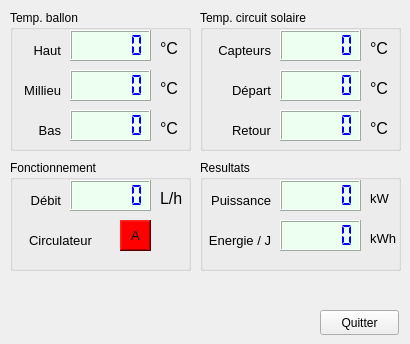
  <widget class="QWidget" name="tab_3">
   <attribute name="title">
    <string>Solaire</string>
   </attribute>
   <widget class="QGroupBox" name="groupBox_6">
    <property name="geometry">
     <rect>
      <x>10</x>
      <y>10</y>
      <width>181</width>
      <height>141</height>
     </rect>
    </property>
    <property name="title">
     <string>Temp. ballon</string>
    </property>
    <widget class="QLabel" name="label_38">
     <property name="geometry">
      <rect>
       <x>0</x>
       <y>70</y>
       <width>51</width>
       <height>20</height>
      </rect>
     </property>
     <property name="font">
      <font>
       <pointsize>10</pointsize>
      </font>
     </property>
     <property name="layoutDirection">
      <enum>Qt::RightToLeft</enum>
     </property>
     <property name="text">
      <string>Millieu</string>
     </property>
     <property name="alignment">
      <set>Qt::AlignRight|Qt::AlignTrailing|Qt::AlignVCenter</set>
     </property>
    </widget>
    <widget class="QLCDNumber" name="lcdNumber_14">
     <property name="geometry">
      <rect>
       <x>60</x>
       <y>60</y>
       <width>81</width>
       <height>31</height>
      </rect>
     </property>
     <property name="styleSheet">
      <string notr="true">color: rgb(0, 0, 255);
background-color: rgb(237, 255, 240)</string>
     </property>
     <property name="smallDecimalPoint">
      <bool>true</bool>
     </property>
     <property name="segmentStyle">
      <enum>QLCDNumber::Flat</enum>
     </property>
    </widget>
    <widget class="QLCDNumber" name="lcdNumber_16">
     <property name="geometry">
      <rect>
       <x>60</x>
       <y>100</y>
       <width>81</width>
       <height>31</height>
      </rect>
     </property>
     <property name="styleSheet">
      <string notr="true">color: rgb(0, 0, 255);
background-color: rgb(237, 255, 240)
</string>
     </property>
     <property name="lineWidth">
      <number>1</number>
     </property>
     <property name="smallDecimalPoint">
      <bool>true</bool>
     </property>
     <property name="segmentStyle">
      <enum>QLCDNumber::Flat</enum>
     </property>
    </widget>
    <widget class="QLabel" name="label_39">
     <property name="geometry">
      <rect>
       <x>10</x>
       <y>110</y>
       <width>41</width>
       <height>20</height>
      </rect>
     </property>
     <property name="font">
      <font>
       <pointsize>10</pointsize>
      </font>
     </property>
     <property name="text">
      <string>Bas</string>
     </property>
     <property name="alignment">
      <set>Qt::AlignRight|Qt::AlignTrailing|Qt::AlignVCenter</set>
     </property>
    </widget>
    <widget class="QLabel" name="label_41">
     <property name="geometry">
      <rect>
       <x>150</x>
       <y>70</y>
       <width>21</width>
       <height>16</height>
      </rect>
     </property>
     <property name="font">
      <font>
       <pointsize>12</pointsize>
      </font>
     </property>
     <property name="text">
      <string>°C</string>
     </property>
    </widget>
    <widget class="QLabel" name="label_42">
     <property name="geometry">
      <rect>
       <x>150</x>
       <y>110</y>
       <width>21</width>
       <height>16</height>
      </rect>
     </property>
     <property name="font">
      <font>
       <pointsize>12</pointsize>
      </font>
     </property>
     <property name="text">
      <string>°C</string>
     </property>
    </widget>
    <widget class="QLabel" name="label_43">
     <property name="geometry">
      <rect>
       <x>150</x>
       <y>30</y>
       <width>21</width>
       <height>16</height>
      </rect>
     </property>
     <property name="font">
      <font>
       <pointsize>12</pointsize>
      </font>
     </property>
     <property name="text">
      <string>°C</string>
     </property>
    </widget>
    <widget class="QLCDNumber" name="lcdNumber_17">
     <property name="geometry">
      <rect>
       <x>60</x>
       <y>20</y>
       <width>81</width>
       <height>31</height>
      </rect>
     </property>
     <property name="styleSheet">
      <string notr="true">color: rgb(0, 0, 255);
background-color: rgb(237, 255, 240)</string>
     </property>
     <property name="lineWidth">
      <number>1</number>
     </property>
     <property name="smallDecimalPoint">
      <bool>true</bool>
     </property>
     <property name="segmentStyle">
      <enum>QLCDNumber::Flat</enum>
     </property>
     <property name="value" stdset="0">
      <double>0.000000000000000</double>
     </property>
     <property name="intValue" stdset="0">
      <number>0</number>
     </property>
    </widget>
    <widget class="QLabel" name="label_44">
     <property name="geometry">
      <rect>
       <x>10</x>
       <y>30</y>
       <width>41</width>
       <height>20</height>
      </rect>
     </property>
     <property name="font">
      <font>
       <pointsize>10</pointsize>
      </font>
     </property>
     <property name="text">
      <string>Haut</string>
     </property>
     <property name="alignment">
      <set>Qt::AlignRight|Qt::AlignTrailing|Qt::AlignVCenter</set>
     </property>
    </widget>
   </widget>
   <widget class="QGroupBox" name="groupBox_7">
    <property name="geometry">
     <rect>
      <x>200</x>
      <y>10</y>
      <width>201</width>
      <height>141</height>
     </rect>
    </property>
    <property name="title">
     <string>Temp. circuit solaire</string>
    </property>
    <widget class="QLabel" name="label_40">
     <property name="geometry">
      <rect>
       <x>20</x>
       <y>70</y>
       <width>51</width>
       <height>20</height>
      </rect>
     </property>
     <property name="font">
      <font>
       <pointsize>10</pointsize>
      </font>
     </property>
     <property name="layoutDirection">
      <enum>Qt::RightToLeft</enum>
     </property>
     <property name="text">
      <string>Départ</string>
     </property>
     <property name="alignment">
      <set>Qt::AlignRight|Qt::AlignTrailing|Qt::AlignVCenter</set>
     </property>
    </widget>
    <widget class="QLCDNumber" name="lcdNumber_15">
     <property name="geometry">
      <rect>
       <x>80</x>
       <y>60</y>
       <width>81</width>
       <height>31</height>
      </rect>
     </property>
     <property name="styleSheet">
      <string notr="true">color: rgb(0, 0, 255);
background-color: rgb(237, 255, 240)</string>
     </property>
     <property name="smallDecimalPoint">
      <bool>true</bool>
     </property>
     <property name="segmentStyle">
      <enum>QLCDNumber::Flat</enum>
     </property>
    </widget>
    <widget class="QLCDNumber" name="lcdNumber_18">
     <property name="geometry">
      <rect>
       <x>80</x>
       <y>100</y>
       <width>81</width>
       <height>31</height>
      </rect>
     </property>
     <property name="styleSheet">
      <string notr="true">color: rgb(0, 0, 255);
background-color: rgb(237, 255, 240)
</string>
     </property>
     <property name="lineWidth">
      <number>1</number>
     </property>
     <property name="smallDecimalPoint">
      <bool>true</bool>
     </property>
     <property name="segmentStyle">
      <enum>QLCDNumber::Flat</enum>
     </property>
    </widget>
    <widget class="QLabel" name="label_45">
     <property name="geometry">
      <rect>
       <x>20</x>
       <y>110</y>
       <width>51</width>
       <height>20</height>
      </rect>
     </property>
     <property name="font">
      <font>
       <pointsize>10</pointsize>
      </font>
     </property>
     <property name="text">
      <string>Retour</string>
     </property>
     <property name="alignment">
      <set>Qt::AlignRight|Qt::AlignTrailing|Qt::AlignVCenter</set>
     </property>
    </widget>
    <widget class="QLabel" name="label_46">
     <property name="geometry">
      <rect>
       <x>170</x>
       <y>70</y>
       <width>21</width>
       <height>16</height>
      </rect>
     </property>
     <property name="font">
      <font>
       <pointsize>12</pointsize>
      </font>
     </property>
     <property name="text">
      <string>°C</string>
     </property>
    </widget>
    <widget class="QLabel" name="label_47">
     <property name="geometry">
      <rect>
       <x>170</x>
       <y>110</y>
       <width>21</width>
       <height>16</height>
      </rect>
     </property>
     <property name="font">
      <font>
       <pointsize>12</pointsize>
      </font>
     </property>
     <property name="text">
      <string>°C</string>
     </property>
    </widget>
    <widget class="QLabel" name="label_48">
     <property name="geometry">
      <rect>
       <x>170</x>
       <y>30</y>
       <width>21</width>
       <height>16</height>
      </rect>
     </property>
     <property name="font">
      <font>
       <pointsize>12</pointsize>
      </font>
     </property>
     <property name="text">
      <string>°C</string>
     </property>
    </widget>
    <widget class="QLCDNumber" name="lcdNumber_19">
     <property name="geometry">
      <rect>
       <x>80</x>
       <y>20</y>
       <width>81</width>
       <height>31</height>
      </rect>
     </property>
     <property name="styleSheet">
      <string notr="true">color: rgb(0, 0, 255);
background-color: rgb(237, 255, 240)</string>
     </property>
     <property name="smallDecimalPoint">
      <bool>true</bool>
     </property>
     <property name="segmentStyle">
      <enum>QLCDNumber::Flat</enum>
     </property>
     <property name="value" stdset="0">
      <double>0.000000000000000</double>
     </property>
    </widget>
    <widget class="QLabel" name="label_49">
     <property name="geometry">
      <rect>
       <x>10</x>
       <y>30</y>
       <width>61</width>
       <height>20</height>
      </rect>
     </property>
     <property name="font">
      <font>
       <pointsize>10</pointsize>
      </font>
     </property>
     <property name="text">
      <string>Capteurs</string>
     </property>
     <property name="alignment">
      <set>Qt::AlignRight|Qt::AlignTrailing|Qt::AlignVCenter</set>
     </property>
    </widget>
   </widget>
   <widget class="QPushButton" name="pushButton_quit_4">
    <property name="geometry">
     <rect>
      <x>320</x>
      <y>310</y>
      <width>79</width>
      <height>25</height>
     </rect>
    </property>
    <property name="text">
     <string>Quitter</string>
    </property>
   </widget>
   <widget class="QGroupBox" name="groupBox_8">
    <property name="geometry">
     <rect>
      <x>10</x>
      <y>160</y>
      <width>181</width>
      <height>111</height>
     </rect>
    </property>
    <property name="title">
     <string>Fonctionnement</string>
    </property>
    <widget class="QLabel" name="label_54">
     <property name="geometry">
      <rect>
       <x>150</x>
       <y>30</y>
       <width>31</width>
       <height>16</height>
      </rect>
     </property>
     <property name="font">
      <font>
       <pointsize>12</pointsize>
      </font>
     </property>
     <property name="text">
      <string>L/h</string>
     </property>
    </widget>
    <widget class="QLCDNumber" name="lcdNumber_22">
     <property name="geometry">
      <rect>
       <x>60</x>
       <y>20</y>
       <width>81</width>
       <height>31</height>
      </rect>
     </property>
     <property name="styleSheet">
      <string notr="true">color: rgb(0, 0, 255);
background-color: rgb(237, 255, 240)</string>
     </property>
     <property name="smallDecimalPoint">
      <bool>true</bool>
     </property>
     <property name="segmentStyle">
      <enum>QLCDNumber::Flat</enum>
     </property>
     <property name="value" stdset="0">
      <double>0.000000000000000</double>
     </property>
    </widget>
    <widget class="QLabel" name="label_55">
     <property name="geometry">
      <rect>
       <x>10</x>
       <y>30</y>
       <width>41</width>
       <height>20</height>
      </rect>
     </property>
     <property name="font">
      <font>
       <pointsize>10</pointsize>
      </font>
     </property>
     <property name="text">
      <string>Débit</string>
     </property>
     <property name="alignment">
      <set>Qt::AlignRight|Qt::AlignTrailing|Qt::AlignVCenter</set>
     </property>
    </widget>
    <widget class="QLabel" name="label_36">
     <property name="geometry">
      <rect>
       <x>110</x>
       <y>60</y>
       <width>31</width>
       <height>31</height>
      </rect>
     </property>
     <property name="font">
      <font>
       <pointsize>10</pointsize>
      </font>
     </property>
     <property name="styleSheet">
      <string notr="true">background-color: rgb(255, 0, 0);</string>
     </property>
     <property name="frameShape">
      <enum>QFrame::WinPanel</enum>
     </property>
     <property name="frameShadow">
      <enum>QFrame::Raised</enum>
     </property>
     <property name="text">
      <string>A</string>
     </property>
     <property name="alignment">
      <set>Qt::AlignCenter</set>
     </property>
    </widget>
    <widget class="QLabel" name="label_57">
     <property name="geometry">
      <rect>
       <x>10</x>
       <y>70</y>
       <width>81</width>
       <height>20</height>
      </rect>
     </property>
     <property name="font">
      <font>
       <pointsize>10</pointsize>
      </font>
     </property>
     <property name="text">
      <string>Circulateur</string>
     </property>
     <property name="alignment">
      <set>Qt::AlignCenter</set>
     </property>
    </widget>
   </widget>
   <widget class="QGroupBox" name="groupBox_9">
    <property name="geometry">
     <rect>
      <x>200</x>
      <y>160</y>
      <width>201</width>
      <height>111</height>
     </rect>
    </property>
    <property name="title">
     <string>Resultats</string>
    </property>
    <widget class="QLabel" name="label_56">
     <property name="geometry">
      <rect>
       <x>0</x>
       <y>70</y>
       <width>71</width>
       <height>20</height>
      </rect>
     </property>
     <property name="font">
      <font>
       <pointsize>10</pointsize>
      </font>
     </property>
     <property name="layoutDirection">
      <enum>Qt::RightToLeft</enum>
     </property>
     <property name="text">
      <string>Energie / J</string>
     </property>
     <property name="alignment">
      <set>Qt::AlignRight|Qt::AlignTrailing|Qt::AlignVCenter</set>
     </property>
    </widget>
    <widget class="QLCDNumber" name="lcdNumber_23">
     <property name="geometry">
      <rect>
       <x>80</x>
       <y>60</y>
       <width>81</width>
       <height>31</height>
      </rect>
     </property>
     <property name="styleSheet">
      <string notr="true">color: rgb(0, 0, 255);
background-color: rgb(237, 255, 240)</string>
     </property>
     <property name="smallDecimalPoint">
      <bool>true</bool>
     </property>
     <property name="segmentStyle">
      <enum>QLCDNumber::Flat</enum>
     </property>
    </widget>
    <widget class="QLabel" name="label_58">
     <property name="geometry">
      <rect>
       <x>170</x>
       <y>70</y>
       <width>41</width>
       <height>16</height>
      </rect>
     </property>
     <property name="font">
      <font>
       <pointsize>10</pointsize>
      </font>
     </property>
     <property name="text">
      <string>kWh</string>
     </property>
    </widget>
    <widget class="QLabel" name="label_52">
     <property name="geometry">
      <rect>
       <x>170</x>
       <y>30</y>
       <width>31</width>
       <height>16</height>
      </rect>
     </property>
     <property name="font">
      <font>
       <pointsize>10</pointsize>
      </font>
     </property>
     <property name="text">
      <string>kW</string>
     </property>
    </widget>
    <widget class="QLCDNumber" name="lcdNumber_20">
     <property name="geometry">
      <rect>
       <x>80</x>
       <y>20</y>
       <width>81</width>
       <height>31</height>
      </rect>
     </property>
     <property name="styleSheet">
      <string notr="true">color: rgb(0, 0, 255);
background-color: rgb(237, 255, 240)</string>
     </property>
     <property name="smallDecimalPoint">
      <bool>true</bool>
     </property>
     <property name="segmentStyle">
      <enum>QLCDNumber::Flat</enum>
     </property>
    </widget>
    <widget class="QLabel" name="label_50">
     <property name="geometry">
      <rect>
       <x>0</x>
       <y>30</y>
       <width>71</width>
       <height>20</height>
      </rect>
     </property>
     <property name="font">
      <font>
       <pointsize>10</pointsize>
      </font>
     </property>
     <property name="layoutDirection">
      <enum>Qt::RightToLeft</enum>
     </property>
     <property name="text">
      <string>Puissance</string>
     </property>
     <property name="alignment">
      <set>Qt::AlignRight|Qt::AlignTrailing|Qt::AlignVCenter</set>
     </property>
    </widget>
   </widget>
  </widget>
